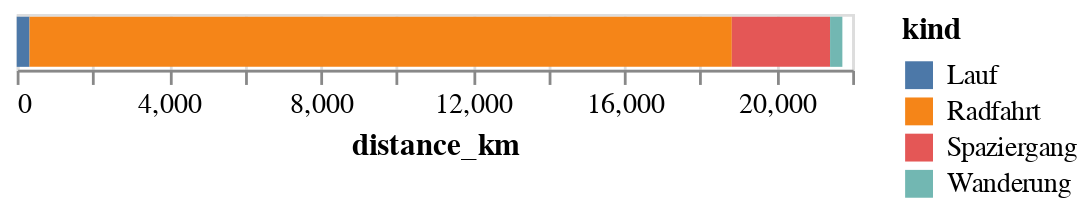

Here is the notebook cell this chart was saved with:
### Code cell
(alt.Chart(sums_per_kind).mark_bar().encode(alt.X("distance_km"), alt.Color("kind")))

### Figure 1 — Vega-Lite specification as saved in the notebook (floating-point values rounded to 4 significant figures)
{"config": {"view": {"continuousWidth": 300, "continuousHeight": 300}}, "data": {"name": "data-8528e85de7400484469db26de46e865f"}, "mark": {"type": "bar"}, "encoding": {"color": {"field": "kind", "type": "nominal"}, "x": {"field": "distance_km", "type": "quantitative"}}, "$schema": "https://vega.github.io/schema/vega-lite/v5.20.1.json", "datasets": {"data-8528e85de7400484469db26de46e865f": [{"kind": "Lauf", "calories": 1971.0, "commute": 0, "consider_for_achievements": 58, "steps": 26570.0, "id": 8620553670810399461, "distance_km": 337.6, "start_latitude": 2930.0, "end_latitude": 2930.0, "start_longitude": 523.1, "end_longitude": 523.1, "year": 117215, "month": 330, "isoyear": 117215, "isoweek": 1326, "elapsed_time_h": 47.69}, {"kind": "Radfahrt", "calories": 269500.0, "commute": 0, "consider_for_achievements": 1429, "steps": 0.0, "id": 4861832198917316084, "distance_km": 18490.0, "start_latitude": 72580.0, "end_latitude": 72580.0, "start_longitude": 10090.0, "end_longitude": 10090.0, "year": 2889081, "month": 9950, "isoyear": 2889080, "isoweek": 40564, "elapsed_time_h": 1398.0}, {"kind": "Spaziergang", "calories": 116900.0, "commute": 0, "consider_for_achievements": 1311, "steps": 1841000.0, "id": 3753791035320295463, "distance_km": 2587.0, "start_latitude": 66040.0, "end_latitude": 66040.0, "start_longitude": 10030.0, "end_longitude": 10030.0, "year": 2651714, "month": 8175, "isoyear": 2651713, "isoweek": 33137, "elapsed_time_h": 701.1}, {"kind": "Wanderung", "calories": 13880.0, "commute": 0, "consider_for_achievements": 36, "steps": 234700.0, "id": -5465079547078385012, "distance_km": 323.8, "start_latitude": 1785.0, "end_latitude": 1785.0, "start_longitude": 205.0, "end_longitude": 205.0, "year": 72808, "month": 194, "isoyear": 72808, "isoweek": 776, "elapsed_time_h": 93.2}]}}
